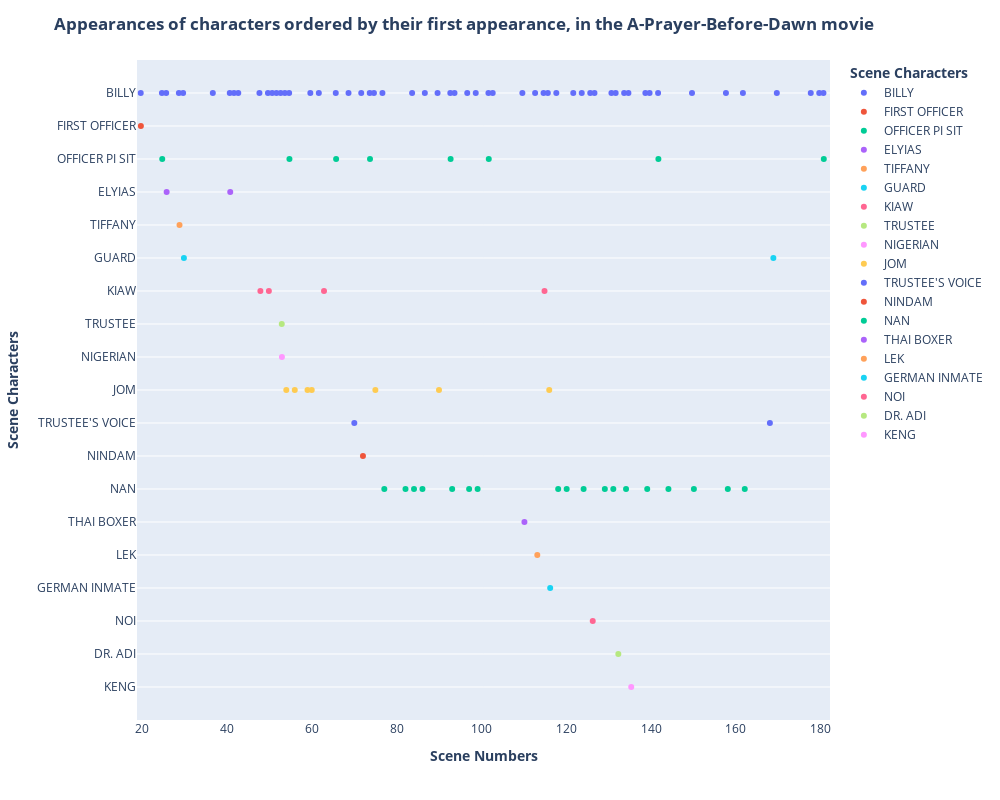

Notebook code cell kept with this figure:
### Code cell
df_xter_app = dia.character_appearances(movie_characters)

### Figure 1 — Plotly figure (JSON) as saved in the notebook; plotly's stock layout.template omitted (floating-point values rounded to 4 significant figures)
{"data": [{"alignmentgroup": "True", "boxpoints": "all", "customdata": [["BILLY", 20], ["BILLY", 25], ["BILLY", 26], ["BILLY", 29], ["BILLY", 30], ["BILLY", 37], ["BILLY", 41], ["BILLY", 42], ["BILLY", 43], ["BILLY", 48], ["BILLY", 50], ["BILLY", 51], ["BILLY", 52], ["BILLY", 53], ["BILLY", 54], ["BILLY", 55], ["BILLY", 60], ["BILLY", 62], ["BILLY", 66], ["BILLY", 69], ["BILLY", 72], ["BILLY", 74], ["BILLY", 75], ["BILLY", 77], ["BILLY", 84], ["BILLY", 87], ["BILLY", 90], ["BILLY", 93], ["BILLY", 94], ["BILLY", 97], ["BILLY", 99], ["BILLY", 102], ["BILLY", 103], ["BILLY", 110], ["BILLY", 113], ["BILLY", 115], ["BILLY", 116], ["BILLY", 118], ["BILLY", 122], ["BILLY", 124], ["BILLY", 126], ["BILLY", 127], ["BILLY", 131], ["BILLY", 132], ["BILLY", 134], ["BILLY", 135], ["BILLY", 139], ["BILLY", 140], ["BILLY", 142], ["BILLY", 150], ["BILLY", 158], ["BILLY", 162], ["BILLY", 170], ["BILLY", 178], ["BILLY", 180], ["BILLY", 181]], "fillcolor": "rgba(255,255,255,0)", "hoveron": "points", "hovertemplate": "<b> Scene Characters <b>=%{customdata[0]}<br>Scene Numbers=%{customdata[1]}<extra></extra>", "legendgroup": "BILLY", "line": {"color": "rgba(255,255,255,0)"}, "marker": {"color": "#636efa"}, "name": "BILLY", "offsetgroup": "BILLY", "orientation": "v", "pointpos": 0, "showlegend": true, "type": "box", "x": [20, 25, 26, 29, 30, 37, 41, 42, 43, 48, 50, 51, 52, 53, 54, 55, 60, 62, 66, 69, 72, 74, 75, 77, 84, 87, 90, 93, 94, 97, 99, 102, 103, 110, 113, 115, 116, 118, 122, 124, 126, 127, 131, 132, 134, 135, 139, 140, 142, 150, 158, 162, 170, 178, 180, 181], "x0": " ", "xaxis": "x", "y": ["BILLY", "BILLY", "BILLY", "BILLY", "BILLY", "BILLY", "BILLY", "BILLY", "BILLY", "BILLY", "BILLY", "BILLY", "BILLY", "BILLY", "BILLY", "BILLY", "BILLY", "BILLY", "BILLY", "BILLY", "BILLY", "BILLY", "BILLY", "BILLY", "BILLY", "BILLY", "BILLY", "BILLY", "BILLY", "BILLY", "BILLY", "BILLY", "BILLY", "BILLY", "BILLY", "BILLY", "BILLY", "BILLY", "BILLY", "BILLY", "BILLY", "BILLY", "BILLY", "BILLY", "BILLY", "BILLY", "BILLY", "BILLY", "BILLY", "BILLY", "BILLY", "BILLY", "BILLY", "BILLY", "BILLY", "BILLY"], "y0": " ", "yaxis": "y"}, {"alignmentgroup": "True", "boxpoints": "all", "customdata": [["FIRST OFFICER", 20]], "fillcolor": "rgba(255,255,255,0)", "hoveron": "points", "hovertemplate": "<b> Scene Characters <b>=%{customdata[0]}<br>Scene Numbers=%{customdata[1]}<extra></extra>", "legendgroup": "FIRST OFFICER", "line": {"color": "rgba(255,255,255,0)"}, "marker": {"color": "#EF553B"}, "name": "FIRST OFFICER", "offsetgroup": "FIRST OFFICER", "orientation": "v", "pointpos": 0, "showlegend": true, "type": "box", "x": [20], "x0": " ", "xaxis": "x", "y": ["FIRST OFFICER"], "y0": " ", "yaxis": "y"}, {"alignmentgroup": "True", "boxpoints": "all", "customdata": [["OFFICER PI SIT", 25], ["OFFICER PI SIT", 55], ["OFFICER PI SIT", 66], ["OFFICER PI SIT", 74], ["OFFICER PI SIT", 93], ["OFFICER PI SIT", 102], ["OFFICER PI SIT", 142], ["OFFICER PI SIT", 181]], "fillcolor": "rgba(255,255,255,0)", "hoveron": "points", "hovertemplate": "<b> Scene Characters <b>=%{customdata[0]}<br>Scene Numbers=%{customdata[1]}<extra></extra>", "legendgroup": "OFFICER PI SIT", "line": {"color": "rgba(255,255,255,0)"}, "marker": {"color": "#00cc96"}, "name": "OFFICER PI SIT", "offsetgroup": "OFFICER PI SIT", "orientation": "v", "pointpos": 0, "showlegend": true, "type": "box", "x": [25, 55, 66, 74, 93, 102, 142, 181], "x0": " ", "xaxis": "x", "y": ["OFFICER PI SIT", "OFFICER PI SIT", "OFFICER PI SIT", "OFFICER PI SIT", "OFFICER PI SIT", "OFFICER PI SIT", "OFFICER PI SIT", "OFFICER PI SIT"], "y0": " ", "yaxis": "y"}, {"alignmentgroup": "True", "boxpoints": "all", "customdata": [["ELYIAS", 26], ["ELYIAS", 41]], "fillcolor": "rgba(255,255,255,0)", "hoveron": "points", "hovertemplate": "<b> Scene Characters <b>=%{customdata[0]}<br>Scene Numbers=%{customdata[1]}<extra></extra>", "legendgroup": "ELYIAS", "line": {"color": "rgba(255,255,255,0)"}, "marker": {"color": "#ab63fa"}, "name": "ELYIAS", "offsetgroup": "ELYIAS", "orientation": "v", "pointpos": 0, "showlegend": true, "type": "box", "x": [26, 41], "x0": " ", "xaxis": "x", "y": ["ELYIAS", "ELYIAS"], "y0": " ", "yaxis": "y"}, {"alignmentgroup": "True", "boxpoints": "all", "customdata": [["TIFFANY", 29]], "fillcolor": "rgba(255,255,255,0)", "hoveron": "points", "hovertemplate": "<b> Scene Characters <b>=%{customdata[0]}<br>Scene Numbers=%{customdata[1]}<extra></extra>", "legendgroup": "TIFFANY", "line": {"color": "rgba(255,255,255,0)"}, "marker": {"color": "#FFA15A"}, "name": "TIFFANY", "offsetgroup": "TIFFANY", "orientation": "v", "pointpos": 0, "showlegend": true, "type": "box", "x": [29], "x0": " ", "xaxis": "x", "y": ["TIFFANY"], "y0": " ", "yaxis": "y"}, {"alignmentgroup": "True", "boxpoints": "all", "customdata": [["GUARD", 30], ["GUARD", 169]], "fillcolor": "rgba(255,255,255,0)", "hoveron": "points", "hovertemplate": "<b> Scene Characters <b>=%{customdata[0]}<br>Scene Numbers=%{customdata[1]}<extra></extra>", "legendgroup": "GUARD", "line": {"color": "rgba(255,255,255,0)"}, "marker": {"color": "#19d3f3"}, "name": "GUARD", "offsetgroup": "GUARD", "orientation": "v", "pointpos": 0, "showlegend": true, "type": "box", "x": [30, 169], "x0": " ", "xaxis": "x", "y": ["GUARD", "GUARD"], "y0": " ", "yaxis": "y"}, {"alignmentgroup": "True", "boxpoints": "all", "customdata": [["KIAW", 48], ["KIAW", 50], ["KIAW", 63], ["KIAW", 115]], "fillcolor": "rgba(255,255,255,0)", "hoveron": "points", "hovertemplate": "<b> Scene Characters <b>=%{customdata[0]}<br>Scene Numbers=%{customdata[1]}<extra></extra>", "legendgroup": "KIAW", "line": {"color": "rgba(255,255,255,0)"}, "marker": {"color": "#FF6692"}, "name": "KIAW", "offsetgroup": "KIAW", "orientation": "v", "pointpos": 0, "showlegend": true, "type": "box", "x": [48, 50, 63, 115], "x0": " ", "xaxis": "x", "y": ["KIAW", "KIAW", "KIAW", "KIAW"], "y0": " ", "yaxis": "y"}, {"alignmentgroup": "True", "boxpoints": "all", "customdata": [["TRUSTEE", 53]], "fillcolor": "rgba(255,255,255,0)", "hoveron": "points", "hovertemplate": "<b> Scene Characters <b>=%{customdata[0]}<br>Scene Numbers=%{customdata[1]}<extra></extra>", "legendgroup": "TRUSTEE", "line": {"color": "rgba(255,255,255,0)"}, "marker": {"color": "#B6E880"}, "name": "TRUSTEE", "offsetgroup": "TRUSTEE", "orientation": "v", "pointpos": 0, "showlegend": true, "type": "box", "x": [53], "x0": " ", "xaxis": "x", "y": ["TRUSTEE"], "y0": " ", "yaxis": "y"}, {"alignmentgroup": "True", "boxpoints": "all", "customdata": [["NIGERIAN", 53]], "fillcolor": "rgba(255,255,255,0)", "hoveron": "points", "hovertemplate": "<b> Scene Characters <b>=%{customdata[0]}<br>Scene Numbers=%{customdata[1]}<extra></extra>", "legendgroup": "NIGERIAN", "line": {"color": "rgba(255,255,255,0)"}, "marker": {"color": "#FF97FF"}, "name": "NIGERIAN", "offsetgroup": "NIGERIAN", "orientation": "v", "pointpos": 0, "showlegend": true, "type": "box", "x": [53], "x0": " ", "xaxis": "x", "y": ["NIGERIAN"], "y0": " ", "yaxis": "y"}, {"alignmentgroup": "True", "boxpoints": "all", "customdata": [["JOM", 54], ["JOM", 56], ["JOM", 59], ["JOM", 60], ["JOM", 75], ["JOM", 90], ["JOM", 116]], "fillcolor": "rgba(255,255,255,0)", "hoveron": "points", "hovertemplate": "<b> Scene Characters <b>=%{customdata[0]}<br>Scene Numbers=%{customdata[1]}<extra></extra>", "legendgroup": "JOM", "line": {"color": "rgba(255,255,255,0)"}, "marker": {"color": "#FECB52"}, "name": "JOM", "offsetgroup": "JOM", "orientation": "v", "pointpos": 0, "showlegend": true, "type": "box", "x": [54, 56, 59, 60, 75, 90, 116], "x0": " ", "xaxis": "x", "y": ["JOM", "JOM", "JOM", "JOM", "JOM", "JOM", "JOM"], "y0": " ", "yaxis": "y"}, {"alignmentgroup": "True", "boxpoints": "all", "customdata": [["TRUSTEE'S VOICE", 70], ["TRUSTEE'S VOICE", 168]], "fillcolor": "rgba(255,255,255,0)", "hoveron": "points", "hovertemplate": "<b> Scene Characters <b>=%{customdata[0]}<br>Scene Numbers=%{customdata[1]}<extra></extra>", "legendgroup": "TRUSTEE'S VOICE", "line": {"color": "rgba(255,255,255,0)"}, "marker": {"color": "#636efa"}, "name": "TRUSTEE'S VOICE", "offsetgroup": "TRUSTEE'S VOICE", "orientation": "v", "pointpos": 0, "showlegend": true, "type": "box", "x": [70, 168], "x0": " ", "xaxis": "x", "y": ["TRUSTEE'S VOICE", "TRUSTEE'S VOICE"], "y0": " ", "yaxis": "y"}, {"alignmentgroup": "True", "boxpoints": "all", "customdata": [["NINDAM", 72]], "fillcolor": "rgba(255,255,255,0)", "hoveron": "points", "hovertemplate": "<b> Scene Characters <b>=%{customdata[0]}<br>Scene Numbers=%{customdata[1]}<extra></extra>", "legendgroup": "NINDAM", "line": {"color": "rgba(255,255,255,0)"}, "marker": {"color": "#EF553B"}, "name": "NINDAM", "offsetgroup": "NINDAM", "orientation": "v", "pointpos": 0, "showlegend": true, "type": "box", "x": [72], "x0": " ", "xaxis": "x", "y": ["NINDAM"], "y0": " ", "yaxis": "y"}, {"alignmentgroup": "True", "boxpoints": "all", "customdata": [["NAN", 77], ["NAN", 82], ["NAN", 84], ["NAN", 86], ["NAN", 93], ["NAN", 97], ["NAN", 99], ["NAN", 118], ["NAN", 120], ["NAN", 124], ["NAN", 129], ["NAN", 131], ["NAN", 134], ["NAN", 139], ["NAN", 144], ["NAN", 150], ["NAN", 158], ["NAN", 162]], "fillcolor": "rgba(255,255,255,0)", "hoveron": "points", "hovertemplate": "<b> Scene Characters <b>=%{customdata[0]}<br>Scene Numbers=%{customdata[1]}<extra></extra>", "legendgroup": "NAN", "line": {"color": "rgba(255,255,255,0)"}, "marker": {"color": "#00cc96"}, "name": "NAN", "offsetgroup": "NAN", "orientation": "v", "pointpos": 0, "showlegend": true, "type": "box", "x": [77, 82, 84, 86, 93, 97, 99, 118, 120, 124, 129, 131, 134, 139, 144, 150, 158, 162], "x0": " ", "xaxis": "x", "y": ["NAN", "NAN", "NAN", "NAN", "NAN", "NAN", "NAN", "NAN", "NAN", "NAN", "NAN", "NAN", "NAN", "NAN", "NAN", "NAN", "NAN", "NAN"], "y0": " ", "yaxis": "y"}, {"alignmentgroup": "True", "boxpoints": "all", "customdata": [["THAI BOXER", 110]], "fillcolor": "rgba(255,255,255,0)", "hoveron": "points", "hovertemplate": "<b> Scene Characters <b>=%{customdata[0]}<br>Scene Numbers=%{customdata[1]}<extra></extra>", "legendgroup": "THAI BOXER", "line": {"color": "rgba(255,255,255,0)"}, "marker": {"color": "#ab63fa"}, "name": "THAI BOXER", "offsetgroup": "THAI BOXER", "orientation": "v", "pointpos": 0, "showlegend": true, "type": "box", "x": [110], "x0": " ", "xaxis": "x", "y": ["THAI BOXER"], "y0": " ", "yaxis": "y"}, {"alignmentgroup": "True", "boxpoints": "all", "customdata": [["LEK", 113]], "fillcolor": "rgba(255,255,255,0)", "hoveron": "points", "hovertemplate": "<b> Scene Characters <b>=%{customdata[0]}<br>Scene Numbers=%{customdata[1]}<extra></extra>", "legendgroup": "LEK", "line": {"color": "rgba(255,255,255,0)"}, "marker": {"color": "#FFA15A"}, "name": "LEK", "offsetgroup": "LEK", "orientation": "v", "pointpos": 0, "showlegend": true, "type": "box", "x": [113], "x0": " ", "xaxis": "x", "y": ["LEK"], "y0": " ", "yaxis": "y"}, {"alignmentgroup": "True", "boxpoints": "all", "customdata": [["GERMAN INMATE", 116]], "fillcolor": "rgba(255,255,255,0)", "hoveron": "points", "hovertemplate": "<b> Scene Characters <b>=%{customdata[0]}<br>Scene Numbers=%{customdata[1]}<extra></extra>", "legendgroup": "GERMAN INMATE", "line": {"color": "rgba(255,255,255,0)"}, "marker": {"color": "#19d3f3"}, "name": "GERMAN INMATE", "offsetgroup": "GERMAN INMATE", "orientation": "v", "pointpos": 0, "showlegend": true, "type": "box", "x": [116], "x0": " ", "xaxis": "x", "y": ["GERMAN INMATE"], "y0": " ", "yaxis": "y"}, {"alignmentgroup": "True", "boxpoints": "all", "customdata": [["NOI", 126]], "fillcolor": "rgba(255,255,255,0)", "hoveron": "points", "hovertemplate": "<b> Scene Characters <b>=%{customdata[0]}<br>Scene Numbers=%{customdata[1]}<extra></extra>", "legendgroup": "NOI", "line": {"color": "rgba(255,255,255,0)"}, "marker": {"color": "#FF6692"}, "name": "NOI", "offsetgroup": "NOI", "orientation": "v", "pointpos": 0, "showlegend": true, "type": "box", "x": [126], "x0": " ", "xaxis": "x", "y": ["NOI"], "y0": " ", "yaxis": "y"}, {"alignmentgroup": "True", "boxpoints": "all", "customdata": [["DR. ADI", 132]], "fillcolor": "rgba(255,255,255,0)", "hoveron": "points", "hovertemplate": "<b> Scene Characters <b>=%{customdata[0]}<br>Scene Numbers=%{customdata[1]}<extra></extra>", "legendgroup": "DR. ADI", "line": {"color": "rgba(255,255,255,0)"}, "marker": {"color": "#B6E880"}, "name": "DR. ADI", "offsetgroup": "DR. ADI", "orientation": "v", "pointpos": 0, "showlegend": true, "type": "box", "x": [132], "x0": " ", "xaxis": "x", "y": ["DR. ADI"], "y0": " ", "yaxis": "y"}, {"alignmentgroup": "True", "boxpoints": "all", "customdata": [["KENG", 135]], "fillcolor": "rgba(255,255,255,0)", "hoveron": "points", "hovertemplate": "<b> Scene Characters <b>=%{customdata[0]}<br>Scene Numbers=%{customdata[1]}<extra></extra>", "legendgroup": "KENG", "line": {"color": "rgba(255,255,255,0)"}, "marker": {"color": "#FF97FF"}, "name": "KENG", "offsetgroup": "KENG", "orientation": "v", "pointpos": 0, "showlegend": true, "type": "box", "x": [135], "x0": " ", "xaxis": "x", "y": ["KENG"], "y0": " ", "yaxis": "y"}], "layout": {"boxmode": "group", "height": 800, "legend": {"title": {"text": "<b> Scene Characters <b>"}, "tracegroupgap": 0}, "margin": {"t": 60}, "title": {"text": "<b> Appearances of characters ordered by their first appearance, in the A-Prayer-Before-Dawn movie <b>"}, "width": 1000, "xaxis": {"anchor": "y", "domain": [0, 1], "title": {"text": "<b> Scene Numbers <b>"}}, "yaxis": {"anchor": "x", "categoryarray": ["KENG", "DR. ADI", "NOI", "GERMAN INMATE", "LEK", "THAI BOXER", "NAN", "NINDAM", "TRUSTEE'S VOICE", "JOM", "NIGERIAN", "TRUSTEE", "KIAW", "GUARD", "TIFFANY", "ELYIAS", "OFFICER PI SIT", "FIRST OFFICER", "BILLY"], "categoryorder": "array", "domain": [0, 1], "title": {"text": "<b> Scene Characters <b>"}}}}
